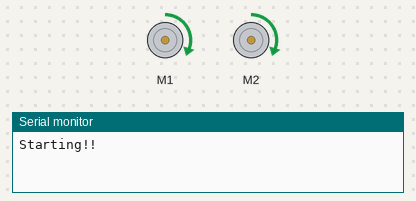
A program run on a simulated Arduino Leonardo, built with avr-gcc and run on an emulated ATmega32U4. On the bench: 2 × DC motor (green arrow = forward, orange = backward, longer = faster), the last lines printed to the serial monitor.

Above: at 15.7 s.
At 21.5 s:
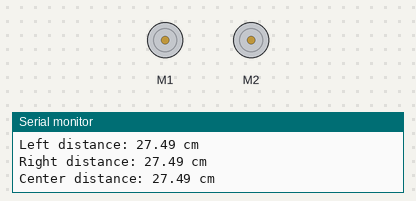
Timing chart, 0 to 30.0 s (numbered marks = the images above):
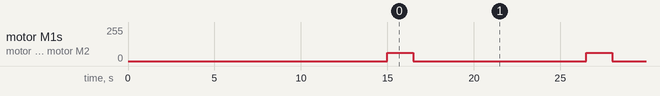

The program:

main.cpp
```cpp
#include <Arduino.h>
#include <Romi32U4.h>

Romi32U4Motors motors;
Romi32U4Encoders encoders;

  double wheel_diameter {7.0};
  double counts_per_rev {1440.0};


void setup()
{
  // put your setup code here, to run once:
  Serial.begin(9600);
  Serial.println("Starting!!");
  delay(15000);

}

void loop()
{
  // put your main code here, to run repeatedly:
  int32_t left_counts {};
  int32_t right_counts {};

  left_counts = encoders.getCountsAndResetLeft();
  right_counts = encoders.getCountsAndResetRight();

  motors.setSpeeds(100, 100);
  delay(1500);

  left_counts = encoders.getCountsLeft();
  right_counts = encoders.getCountsRight();

  motors.setSpeeds(0,0);

  double left_distance = (left_counts/counts_per_rev) * wheel_diameter * PI;
  double right_distance = (right_counts/counts_per_rev) * wheel_diameter * PI;

  Serial.print("Left distance: ");
  Serial.print(left_distance);
  Serial.println(" cm");

  Serial.print("Right distance: ");
  Serial.print(right_distance);
  Serial.println(" cm");

  double central_travel_distance = (right_distance + left_distance)/2.0;

  Serial.print("Center distance: ");
  Serial.print(central_travel_distance);
  Serial.println(" cm");

  delay(10000);

}
```

Measured:
- by itself, motor M1, motor M2: alternates forward 63/255 for 1.5 s and stopped for 10.0 s
